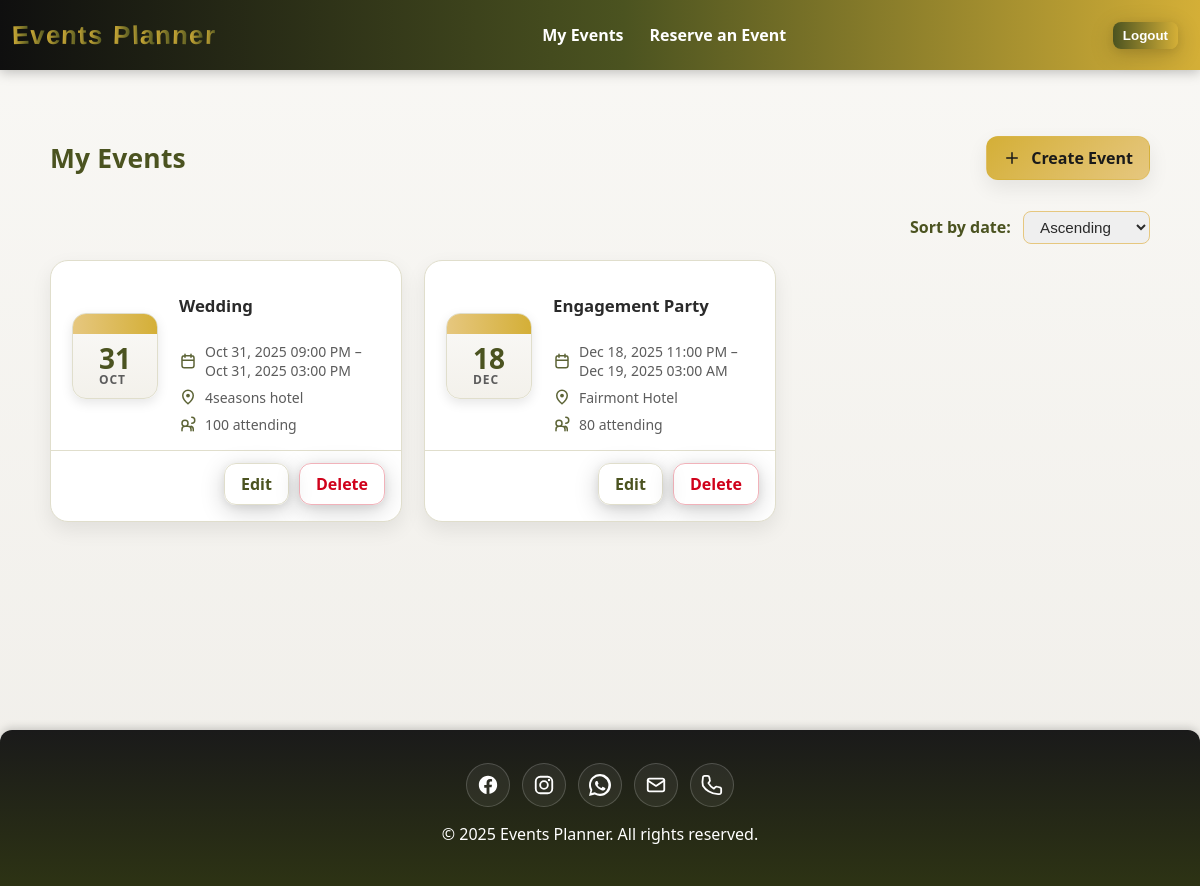
Page /events/ (signed in) on the earlier database version.
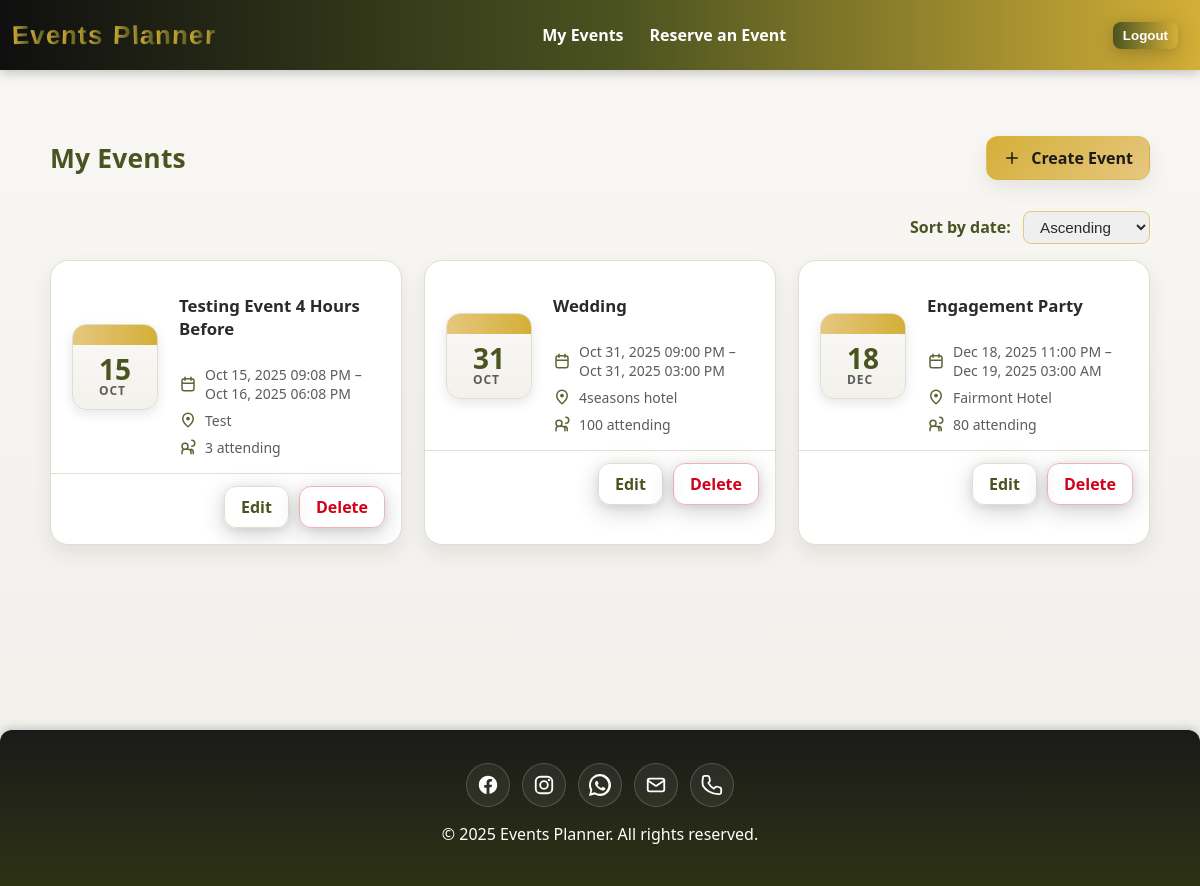
Same page on the later database version.
### main_app/models.py (models this page shows, shortened)
class Event(models.Model):
  title = models.CharField(max_length=200)
  description = models.TextField(max_length=500)
  location = models.TextField(max_length=500)
  start_date = models.DateTimeField('Event Date')
  end_date = models.DateTimeField('Event End Date')
  created_date = models.DateTimeField(auto_now=True)
  updated_date = models.DateTimeField(auto_now=True)
  attendees_count = models.IntegerField()
  theme_colors = models.CharField(max_length=100)
  theme_images = models.ImageField(upload_to='events/%Y/%m/',
        blank=True,
        null=True)
  user = models.ForeignKey(
        settings.AUTH_USER_MODEL,
        on_delete=models.CASCADE,
        related_name='events'
    )

### main_app/views.py (the view)
# urls.py: path('events/', views.event_index, name='my-events'),
@login_required
def event_index(request):
    sort_order = request.GET.get('sort', 'asc')
    if sort_order == 'desc':
        events = Event.objects.filter(user=request.user).order_by('-start_date')
    else:
        events = Event.objects.filter(user=request.user).order_by('start_date')
    return render(request, 'events/index.html', {
        'events': events,
        'sort_order': sort_order
    })

### main_app/templates/events/index.html (shortened to what this page needs)
{% extends 'base.html' %}
{% load static %}
{% block head %}
  <link rel="stylesheet" href="{% static 'css/my-events.css' %}" />
{% endblock %}
{% block content %}
  <div class="events-page">
    <header class="events-header">
      <h1 class="page-title">My Events</h1>
      <a href="{% url 'event-create' %}" class="btn btn-primary">
        <span class="icon">
          <svg viewBox="0 0 24 24" aria-hidden="true">
            <path d="M12 5v14M5 12h14" stroke="currentColor" stroke-width="2" stroke-linecap="round" />
          </svg>
        </span>
        Create Event
      </a>
    </header>
   {% if events|length > 1 %}
      <div class="sort-container">
        <form method="get" action="">
          <label for="sort">Sort by date:</label>
          <select name="sort" id="sort" onchange="this.form.submit()">
            <option value="asc"  {% if sort_order == 'asc' %}selected{% endif %}>Ascending</option>
          </select>
        </form>
      </div>
    {% endif %}
    {% if events %}
      <div class="events-grid">
        {% for e in events %}
          <article class="event-card">
            <a class="event-card-link" href="{% url 'event-details' e.pk %}">
              <div class="event-media">
                <div class="calendar">
                  <div class="calendar-bar"></div>
                  <div class="calendar-body">
                    <div class="calendar-date">
                      {{ e.start_date|date:'d' }}
                      <span>{{ e.start_date|date:'M' }}</span>
                    </div>
                  </div>
                </div>
              </div>
              <div class="event-body">
                <h3 class="event-title">{{ e.title }}</h3>
                <div class="event-meta">
                  <div class="meta-item">
                    <svg viewBox="0 0 24 24" aria-hidden="true">
                      <path d="M8 7V3m8 4V3M4 11h16M7 21h10a3 3 0 0 0 3-3V8a3 3 0 0 0-3-3H7a3 3 0 0 0-3 3v10a3 3 0 0 0 3 3Z" fill="none" stroke="currentColor" stroke-width="2" stroke-linecap="round" />
                    </svg>
                    <span>
                      {{ e.start_date|date:'M d, Y h:i A' }}
                      {% if e.end_date %}
                        – {{ e.end_date|date:'M d, Y h:i A' }}
                      {% endif %}
                    </span>
                  </div>
                  {% if e.location %}
                    <div class="meta-item">
                      <svg viewBox="0 0 24 24" aria-hidden="true">
                        <path d="M12 21s-7-5.686-7-11a7 7 0 1 1 14 0c0 5.314-7 11-7 11Z" fill="none" stroke="currentColor" stroke-width="2" />
                        <circle cx="12" cy="10" r="2.5" fill="currentColor" />
                      </svg>
                      <span>{{ e.location }}</span>
                    </div>
                  {% endif %}
                  {% if e.attendees_count %}
                    <div class="meta-item">
                      <svg viewBox="0 0 24 24" aria-hidden="true">
                        <path d="M16 21v-2a4 4 0 0 0-4-4H8a4 4 0 0 0-4 4v2M12 11a4 4 0 1 0-8 0 4 4 0 0 0 8 0Zm7 10v-2a4 4 0 0 0-3-3.874M17 3a4 4 0 0 1 0 8" fill="none" stroke="currentColor" stroke-width="2" stroke-linecap="round" />
                      </svg>
                      <span>{{ e.attendees_count }} attending</span>
                    </div>
                  {% endif %}
                </div>
              </div>
            </a>
            <div class="event-actions">
              <a href="{% url 'event-update' e.pk %}" class="btn btn-ghost">Edit</a>
              <a href="{% url 'event-delete' e.pk %}" class="btn btn-danger">Delete</a>
            </div>
          </article>
        {% endfor %}
      </div>
    {% endif %}
  </div>
{% endblock %}

Differences in the rows shown:
added Event: start_date "15", start_date "OCT", title "Testing Event 4 Hours Before", start_date "Oct 15, 2025 09:08 PM", end_date "Oct 16, 2025 06:08 PM", location "Test", attendees_count "3"
